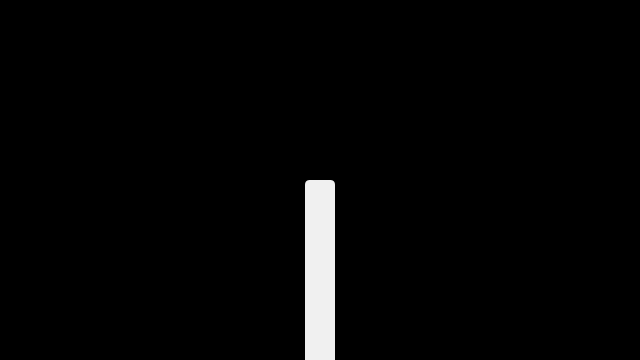
Frame 1 (no input)
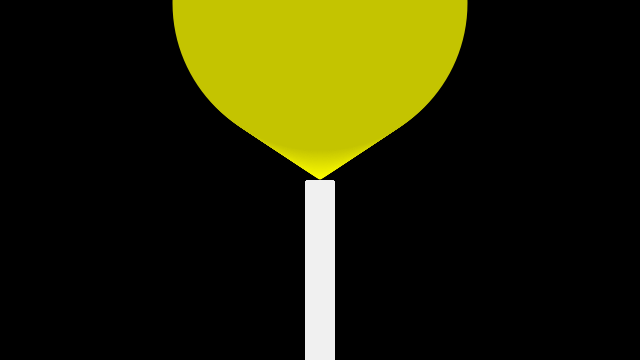
Frame 60 (the mouse pressed at the canvas centre just before this capture)
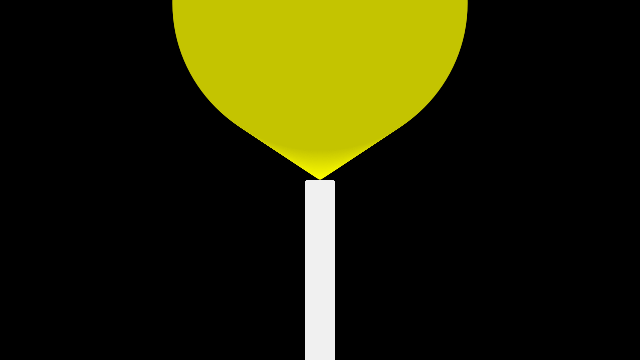
Frame 120 (the mouse held since frame 60 and released just before this capture)

The Processing sketch that drew these frames (run headless with seeded random() and noise(); from frame 60 on, the mouse is pressed at the canvas centre):

// Processing sketch: circle_fade_out
// ── circle_fade_out.pde
// Candle (circle fade out)
// The Coding Train / Daniel Shiffman
// Processing Intro Series

// 1: Declare and 2: initialize the variable!
float circleX, circleY, circleSize, circleColor;

void setup() {
  size(640, 360);
  circleSize = 0; // initial circle size
  circleX = width/2; 
  circleY = height/2;
  circleColor = 255;
  background(0);
}

void mousePressed() {
  //reset when mouse is pressed!
  circleSize = 0;
  circleX = width/2;
  circleY = height/2;
  circleColor = 255;
}

void draw() {
  noStroke();
  fill(circleColor, circleColor, 0); //circle color

  //Use the variables!
  circle(circleX, circleY, circleSize);

  /*1: Gradually move circle up while 2: circle increases in size and
    3: circleColor decreases to 0 (fade out)*/
  circleY = circleY - 3;
  circleSize = circleSize + 5;
  circleColor = circleColor - 1;

  // Add a candle stick!
  rectMode(CENTER);
  fill(240);

  /*Adding a 4th parameter in rect rounds the corners.
   Check out the reference page for more detail!*/
  rect(width/2, height, 30, height, 5);
}
